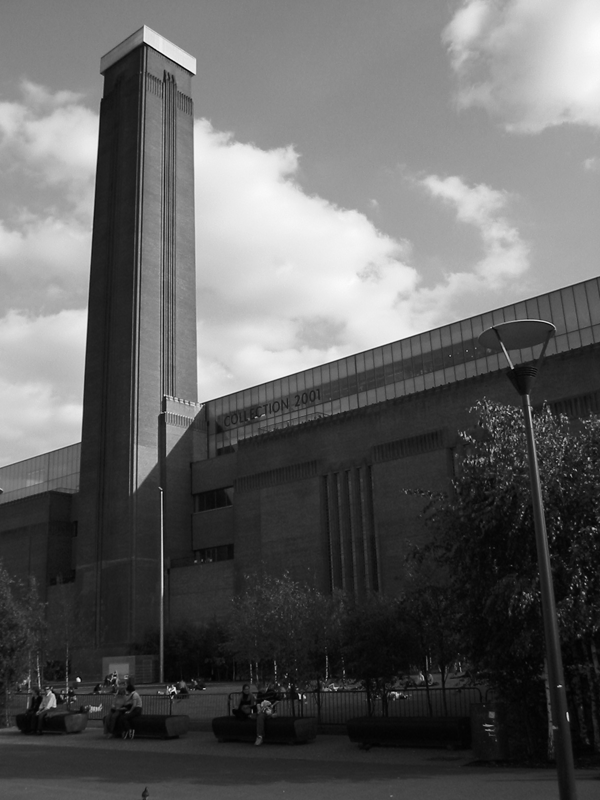
#> input picture SW06/images/LondonSmall.png, 600 x 800 px
$ jupyter execute opencv_uebung6.ipynb   (shell and % lines are left out)   (older library calls are emulated)
#> lines starting #> are read from the running program, lines starting #| are printed output that depends on the picture; after the words box and inside, x2 and y2 are one past the last pixel; in counts of white or black regions, pixels touching at a corner belong together
# Übung 6: Kantendetektion und Hough Transformation

##  Kantendetektion mit Canny

Mit dem Canny Detektor können Kanten in einem Bild detektiert werden. Das von Canny bereits 1987 etnwickelte Verfahren betrachtet die Kantenerkennung als Optimisierungsproblem und besteht in der Anwendung im wesentlichen aus 3 Schritten:

- Ermittlung der Kantenstärke durch Ableitungsfilter
- Finden des lokalen Maxima senkrecht zur Kante
- Hysteresis Thresholding mit 2 Schwellwerten unter Berücksichtigung der Verbindungen zwischen den Pixeln

[cell 1]
# OpenCV needs to be included first
import cv2
import numpy as np

# for displaying images in jupyter

import matplotlib as mpl
from matplotlib import pyplot as plt
mpl.rcParams['figure.dpi']= 400

[cell 2]
image  = cv2.imread('images/LondonSmall.png')
#> image is the input picture: shape (800, 600, 3); min 0, max 253, mean 97.2

plt.figure(figsize=(20, 10))
plt.imshow(image)
plt.show()

### Aufgabe 1: Kantendetektion
Detektieren Sie auf obigen Bild die Kanten mit dem in OpenCV eingebauten Canny Detektor. Wir wirken sich die Parameter aus?

[cell 3]
canny_image_1 = cv2.Canny(image, 0, 50)
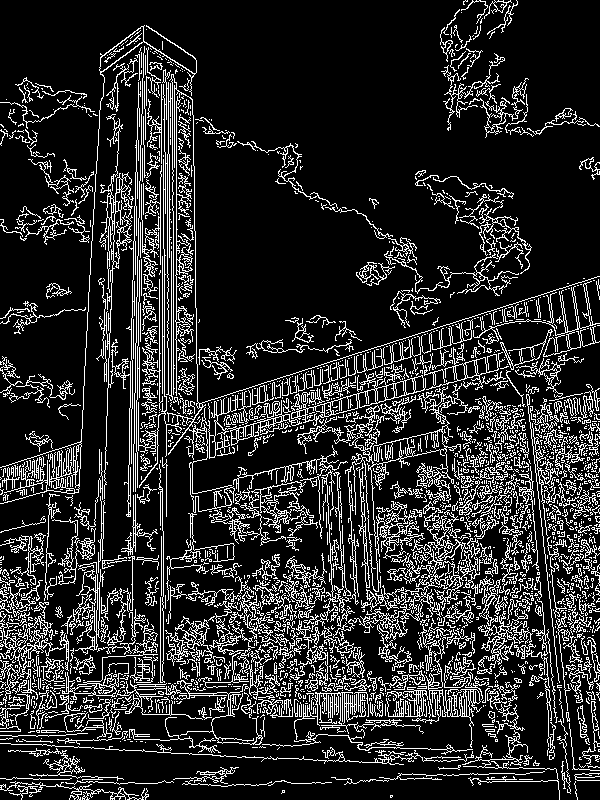
#> canny_image_1: shape (800, 600); 16.5% white in thin lines or dots
canny_image_2 = cv2.Canny(image, 50, 100)
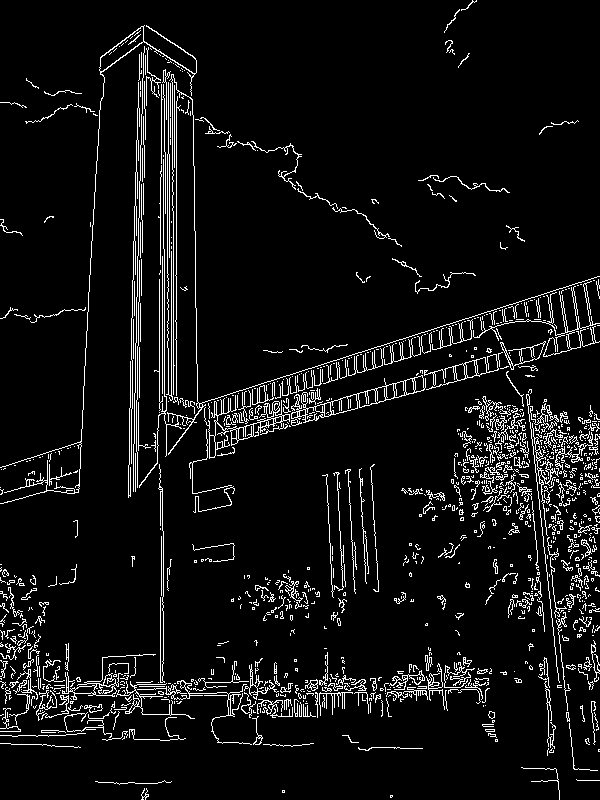
#> canny_image_2: shape (800, 600); 6.5% white in thin lines or dots
canny_image_3 = cv2.Canny(image, 100, 150)
#> canny_image_3: shape (800, 600); 4.2% white in thin lines or dots
canny_image_4 = cv2.Canny(image, 150, 200)
#> canny_image_4: shape (800, 600); 2.8% white in thin lines or dots
canny_image_5 = cv2.Canny(image, 200, 250)
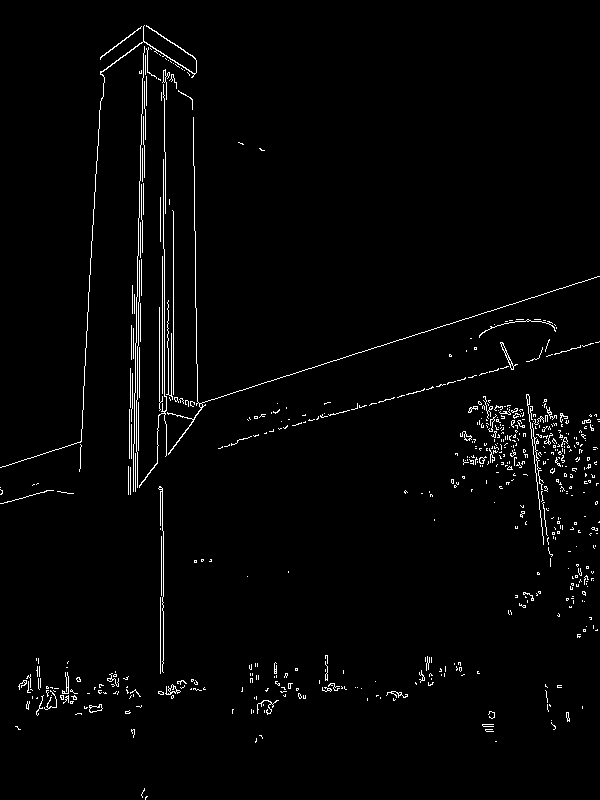
#> canny_image_5: shape (800, 600); 2% white in thin lines or dots
canny_image_6 = cv2.Canny(image, 50, 200)
#> canny_image_6: shape (800, 600); 4.6% white in thin lines or dots


plt.figure(figsize=(20, 10))
plt.subplot(1, 3, 1)
plt.title("Canny with 0 and 50")
plt.imshow(canny_image_1, cmap="gray")
plt.subplot(1, 3, 2)
plt.title("Canny with 50 and 100")
plt.imshow(canny_image_2, cmap="gray")
plt.subplot(1, 3, 3)
plt.title("Canny with 100 and 150")
plt.imshow(canny_image_3, cmap="gray")
plt.show()

plt.figure(figsize=(20, 10))
plt.subplot(1, 3, 1)
plt.title("Canny with 150 and 200")
plt.imshow(canny_image_4, cmap="gray")
plt.subplot(1, 3, 2)
plt.title("Canny with 200 and 250")
plt.imshow(canny_image_5, cmap="gray")
plt.subplot(1, 3, 3)
plt.title("Canny with 50 and 200")
plt.imshow(canny_image_6, cmap="gray")
plt.show()

### Aufgabe 2:  Canny Filter auf verschiedenen Auflösungsstufen

Der in OpenCV implementierte Canny Filter erlaubt nicht sehr viele Parameter Angaben, insbesondere ist es nicht möglich ihn direkt auf verschiedenen Auflösungsstufen anzuwenden. Dies können wir aber umgehen, indem wir die Ableitungen selber berechnen.

Dazu wollen wir zuerst das Bild mit einem Gaussfilter glätten und dann davon die ersten Ableitungen in x und y berechnen.

Benutzen Sie dazu die Funktionen GaussianBlur und dann Sobel. Am besten verwenden Sie für die Ableitungen 16bit Integer, die können dann später direkt wieder in der Canny Funktion verwendet werden.

[cell 4]
blurred_image = cv2.GaussianBlur(image, (5, 5), 3)
plt.figure(figsize=(20, 10))
plt.subplot(1, 2, 1)
plt.imshow(image, cmap="gray")
plt.subplot(1, 2, 2)
plt.imshow(blurred_image, cmap="gray")
plt.show()

[cell 5]
grayed_blurred_image = cv2.cvtColor(blurred_image, cv2.COLOR_BGR2GRAY)
sobelx = cv2.Sobel(grayed_blurred_image, cv2.CV_16U, 1, 0, ksize=5)
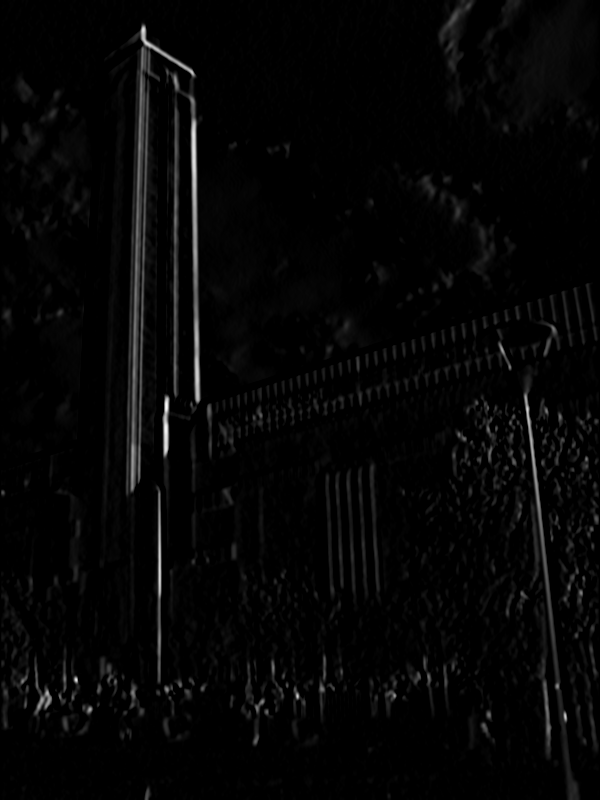
#> sobelx: shape (800, 600) uint16; min 0, max 3560, mean 80.8; drawn with min black and max white
sobely = cv2.Sobel(grayed_blurred_image, cv2.CV_16U, 0, 1, ksize=5)
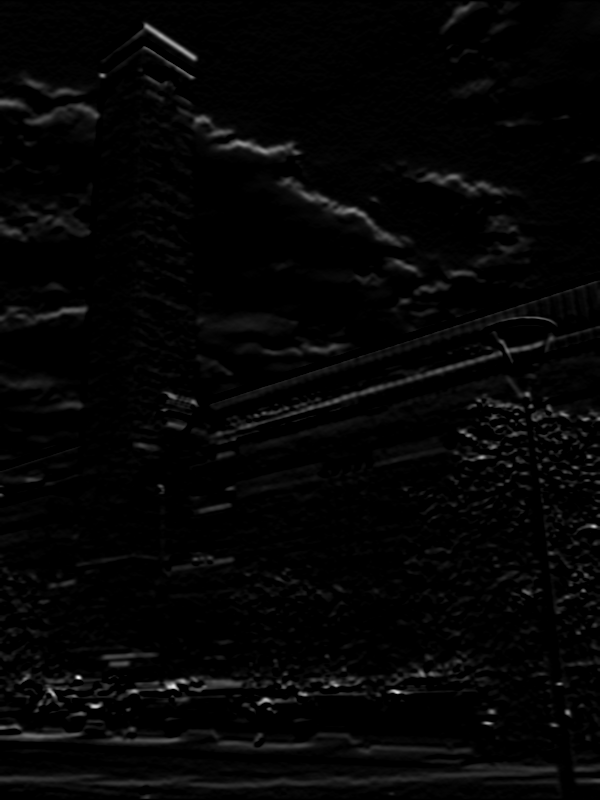
#> sobely: shape (800, 600) uint16; min 0, max 3188, mean 67.6; drawn with min black and max white

plt.figure(figsize=(20, 10))
plt.subplot(1, 2, 1)
plt.imshow(sobelx, cmap="gray")
plt.title('Sobel X')
plt.subplot(1, 2, 2)
plt.imshow(sobely, cmap="gray")
plt.title('Sobel Y')
plt.show()

Stellen Sie dar Resultat der Ableitungen dar (wie?) und berechnen Sie auch die Kantenstärke als

$$ \text{edge} = \sqrt{dx^2 + dy^2} $$

und stellen Sie diese dar.

[cell 6]
edge_image = np.sqrt(sobelx ** 2 + sobely ** 2)
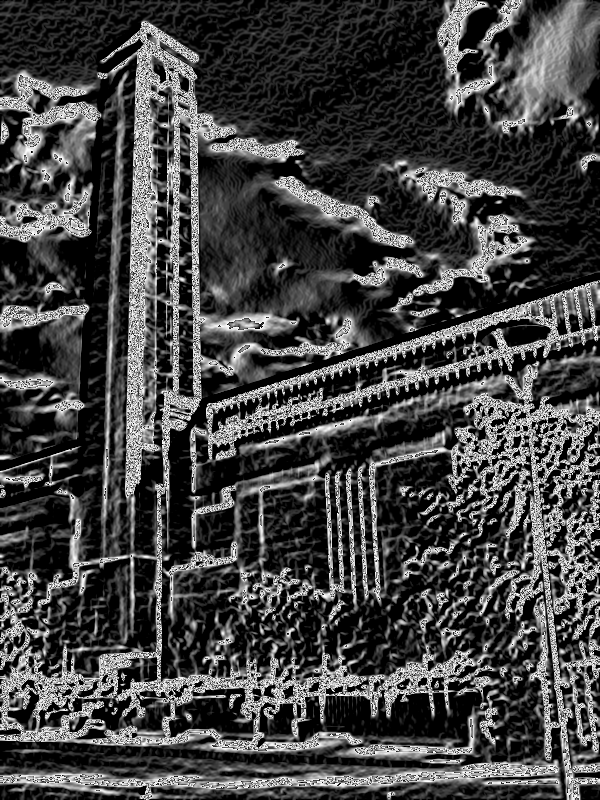
#> edge_image: shape (800, 600) float32; min 0, max 256, mean 68.5; drawn with min black and max white

plt.figure(figsize=(20, 10))
plt.imshow(edge_image, cmap="gray")
plt.title("Ableitung")
plt.show()

Wenden Sie nun nochmals Canny an, aber geben Sie dabei die bereits definierten Ableitungen mit.

Experimentieren Sie mit verschiedenen Werten für das Sigma beim GaussianBlur. Wie wirkt sich der Parameter auf die Kanten aus?

[cell 7]
# NOTE(TF): es gibt keine Moeglichkeit die Ableitungen direkt in die cv2.Canny() Funktion einzuspeisen ...
canny_image = cv2.Canny(image, 50, 250, apertureSize=3)
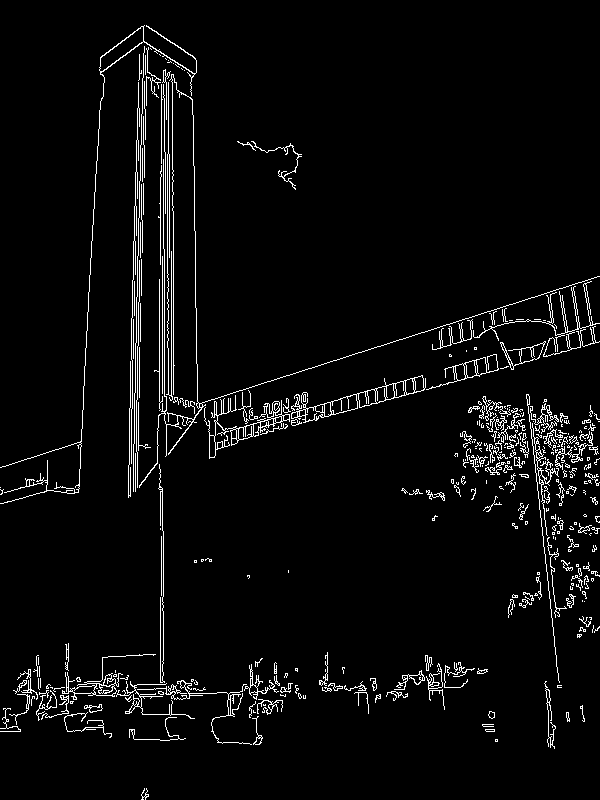
#> canny_image: shape (800, 600); 3.9% white in thin lines or dots

plt.figure(figsize=(20, 10))
plt.imshow(canny_image, cmap="gray")
plt.show()

## Hough Transformation

Die Hough Transformation wirde verwendet um Geraden in einem Bild zu erkennen.

Dafür stehen verschiedene Implementationen zur Verfügung, diejenige in OpenCV ist als cv2.HoughLines verfügbar und berechnet direkt die gefundenen Linien. Diejenige in skimage.transform braucht 2 Schritte mit den Funktionen 'hough_lines' um zuerst den Akkumulator zu berechnen und 'hough_lines_peaks' um die Maxima zu finden. Dafür lässt sich damit der Akkumulator darstellen

Verwenden Sie HoughLines um im Kantenbild die Geraden zu finden und stellen Sie das Ergebnis und den Akkumulator da.

[cell 8]
gray_image = cv2.cvtColor(image, cv2.COLOR_BGR2GRAY)
edges_image = cv2.Canny(gray_image, 100, 200, apertureSize=3)
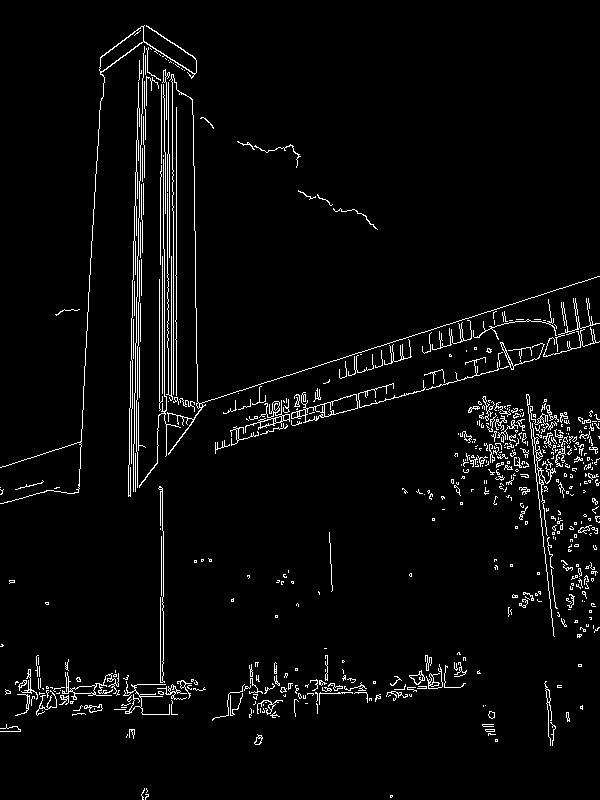
#> edges_image: shape (800, 600); 3.6% white in thin lines or dots

# HoughLines configuration, see https://docs.opencv.org/3.0-beta/doc/py_tutorials/py_imgproc/py_houghlines/py_houghlines.html#hough-tranform-in-opencv
rho = 1
theta = np.pi / 180
threshold = 180
hough_lines = cv2.HoughLines(edges_image, rho, theta, threshold)
#> hough_lines = 22 rows, first 8: [176, 0], [486, 1.31], [139, 0.0175], [104, 0.0524], [171, 0.0175], [163, 0], [144, 0.0175], [149, 0.0349]

Stellen Sie die gefundenen Geraden nun auf dem Bild dar. Ein Beispiel dazu finden Sie auf

http://scikit-image.org/docs/dev/auto_examples/edges/plot_line_hough_transform.html#sphx-glr-auto-examples-edges-plot-line-hough-transform-py

Sie müssen dazu von den Polarkoordinaten auf kartesische Kooridnaten umrechnen und die zwei Endpunkte der Gerade bestimmen.

[cell 9]
accu_image = image.copy()

for line in hough_lines:
    for rho, theta in line:
        # See: https://docs.opencv.org/3.0-beta/doc/py_tutorials/py_imgproc/py_houghlines/py_houghlines.html#hough-tranform-in-opencv
        #      for the calculations below
        a = np.cos(theta)
        b = np.sin(theta)
        x0 = a * rho
        y0 = b * rho
        x1 = int(x0 + 1000 * -b)
        y1 = int(y0 + 1000 * a)
        x2 = int(x0 - 1000 * -b)
        y2 = int(y0 - 1000 * a)

        cv2.line(accu_image, (x1, y1), (x2, y2), (255, 0, 0), 2)
#> this loop made 22 passes
#> line on passes 1 to 12: [[176, 0]], [[486, 1.31]], [[139, 0.0175]], [[104, 0.0524]], [[171, 0.0175]], [[163, 0]], [[144, 0.0175]], [[149, 0.0349]], [[160, 0]], [[477, 1.29]], [[173, 0]], [[-190, 3.12]]
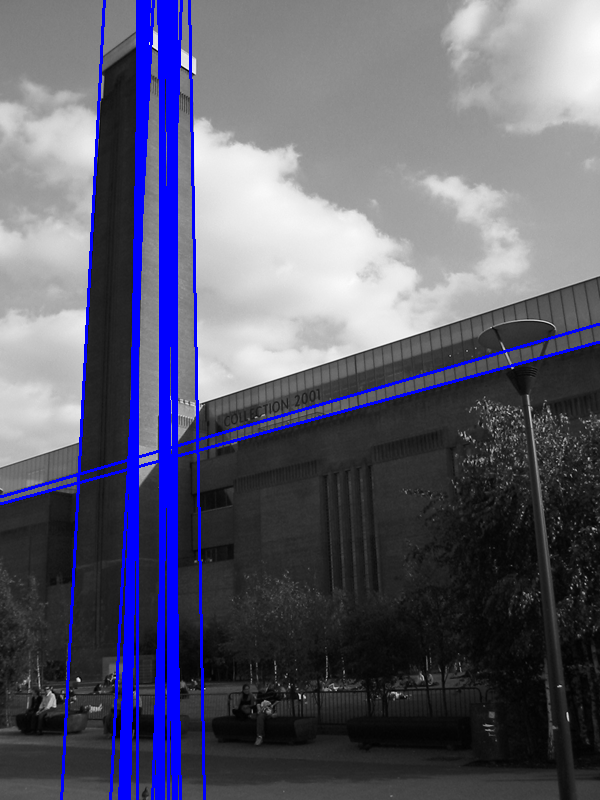
#> accu_image: shape (800, 600, 3); 7.25% of pixels changed, all inside (x1, y1, x2, y2) = (0, 0, 600, 800)

plt.figure(figsize=(20, 10))
plt.imshow(accu_image)
plt.show()
